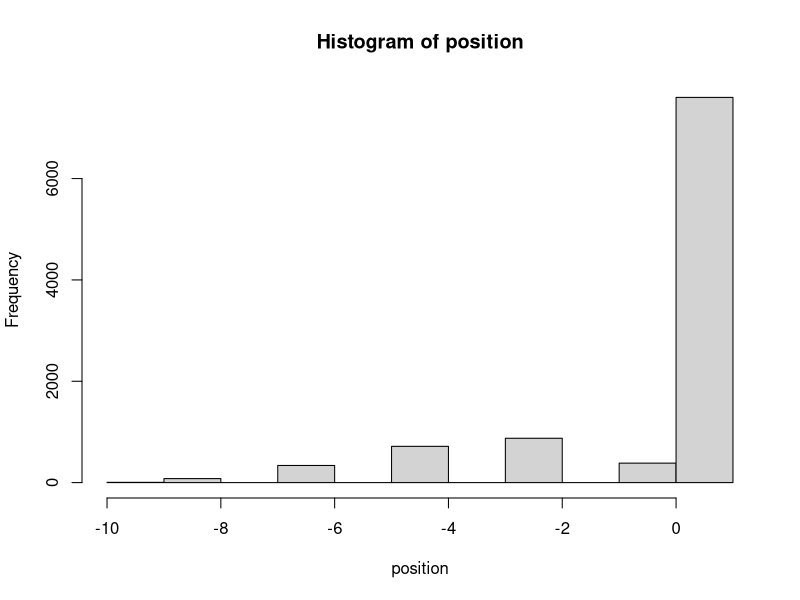

Reproduce this figure in R.
# Function to simulate a single random walk and calculate the first hitting time
simulate_random_walk <- function(horizon) {
  position <- 0  # Start at 0
  for (step in 1:horizon) {
    move <- sample(c(-1, 1), 1)  # Randomly choose -1 or 1
    position <- position + move  # Update position
    if (position == 1) {
      return(1)  # Return the position when hitting 1
    }
  }
  return(position)  # If horizon is reached without hitting return position
}

horizon=10
trials=10000
position <- numeric(trials)
for (i in 1:trials) {
  position[i] <- simulate_random_walk(horizon)
}
hist(position)




